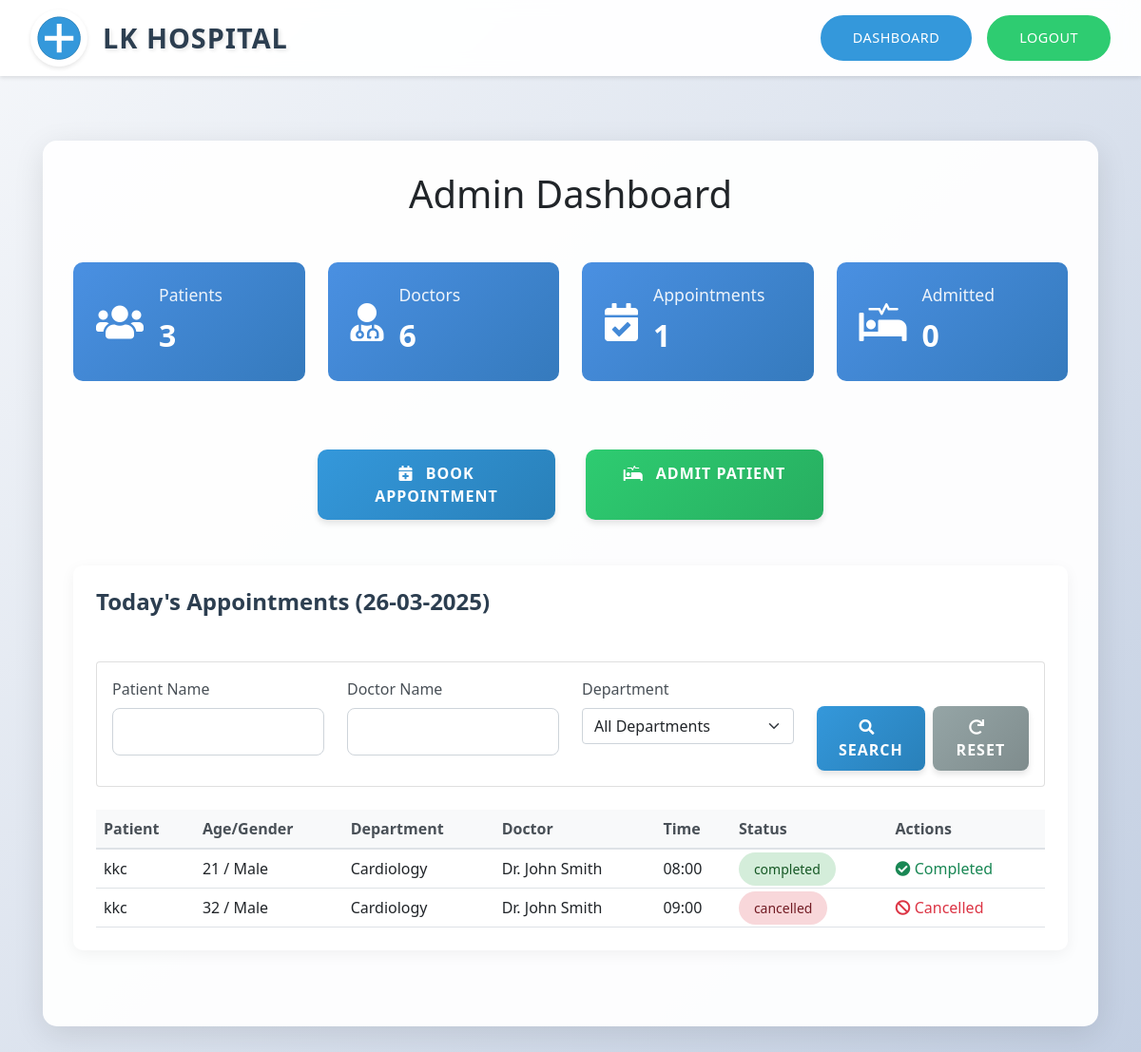
Page /admin/dashboard (signed in) on the committed database.
### app.py (models this page shows)
class Appointment(db.Model):
    id = db.Column(db.Integer, primary_key=True)
    patient_id = db.Column(db.Integer, db.ForeignKey('patient.id'), nullable=False)
    doctor_id = db.Column(db.Integer, db.ForeignKey('doctor.id'), nullable=False)
    date_specific_slot_id = db.Column(db.Integer, db.ForeignKey('date_specific_slot.id'), nullable=False)
    date = db.Column(db.Date, nullable=False)
    time = db.Column(db.String(5), nullable=False)
    status = db.Column(db.String(20), default='pending')
    registered_by_admin = db.Column(db.Boolean, default=False)
    patient_name = db.Column(db.String(100))
    patient_email = db.Column(db.String(120))
    patient_age = db.Column(db.Integer)
    patient_gender = db.Column(db.String(10))
    department = db.Column(db.String(100))

class Doctor(db.Model):
    id = db.Column(db.Integer, primary_key=True)
    name = db.Column(db.String(100), nullable=False)
    specialization = db.Column(db.String(100), nullable=False)
    qualifications = db.Column(db.String(200), nullable=False)
    years_of_experience = db.Column(db.Integer, nullable=False)
    appointments = db.relationship('Appointment', backref='doctor', lazy=True)
    date_slots = db.relationship('DateSpecificSlot', backref='doctor', lazy=True)
    admitted_patients = db.relationship('AdmittedPatient', backref='doctor', lazy=True)

### app.py (the view, shortened to what this page needs)
@app.route('/admin/dashboard')
@login_required
def admin_dashboard():
    if not current_user.is_admin:
        flash('Access denied. Admin privileges required.', 'danger')
        return redirect(url_for('dashboard'))
    patients = Patient.query.filter_by(is_admin=False).all()
    today = datetime.now().date()
    now = datetime.now()
    patient_name = request.args.get('patient_name', '')
    doctor_name = request.args.get('doctor_name', '')
    department = request.args.get('department', '')
    appointments_query = Appointment.query.filter(Appointment.date == today)
    if doctor_name:
        appointments_query = appointments_query.filter(
            Appointment.doctor.has(Doctor.name.ilike(f'%{doctor_name}%'))
        )
    today_appointments = appointments_query.order_by(Appointment.time).all()
    today_appointments_count = Appointment.query.filter(Appointment.date == today).count()
    total_pending_count = Appointment.query.filter(Appointment.status != 'completed').count()
    admitted_count = AdmittedPatient.query.filter_by(status='admitted').count()
    doctors_query = Doctor.query
    if doctor_name:
        doctors_query = doctors_query.filter(Doctor.name.ilike(f'%{doctor_name}%'))
    if department:
        doctors_query = doctors_query.filter(Doctor.specialization == department)
    doctors = doctors_query.all()
    all_specializations = [doc.specialization for doc in Doctor.query.with_entities(Doctor.specialization).distinct()]
    return render_template('admin_dashboard.html',
                         patients=patients,
                         doctors=doctors,
                         today_appointments=today_appointments,
                         today_appointments_count=today_appointments_count,
                         total_pending_count=total_pending_count,
                         admitted_count=admitted_count,
                         specializations=all_specializations,
                         now=now)

### templates/admin_dashboard.html (shortened to what this page needs)
{% extends "base.html" %}
{% block content %}
<header class="header">
    <div class="hospital-logo">
        <img src="{{ url_for('static', filename='images/hospital-logo.png') }}" alt="LK Hospital Logo">
        <span class="hospital-name">LK Hospital</span>
    </div>
    <div class="nav-buttons">
        <a href="{{ url_for('admin_dashboard') }}" class="nav-button login-btn active">Dashboard</a>
        <a href="{{ url_for('logout') }}" class="nav-button register-btn">Logout</a>
    </div>
</header>
<main class="container mt-5">
    <div class="admin-dashboard">
        <h1 class="text-center mb-5">Admin Dashboard</h1>
        <div class="row g-4 mb-5">
            <div class="col-md-3">
                <a href="{{ url_for('view_all_patients') }}" class="text-decoration-none">
                    <div class="stat-card">
                        <div class="stat-icon">
                            <i class="fas fa-users"></i>
                        </div>
                        <div class="stat-content">
                            <h3>Patients</h3>
                            <p class="stat-number">{{ patients|length }}</p>
                        </div>
                    </div>
                </a>
            </div>
            <div class="col-md-3">
                <a href="{{ url_for('view_all_doctors') }}" class="text-decoration-none">
                    <div class="stat-card">
                        <div class="stat-icon">
                            <i class="fas fa-user-md"></i>
                        </div>
                        <div class="stat-content">
                            <h3>Doctors</h3>
                            <p class="stat-number">{{ doctors|length }}</p>
                        </div>
                    </div>
                </a>
            </div>
            <div class="col-md-3">
                <a href="{{ url_for('view_all_pending') }}" class="text-decoration-none">
                    <div class="stat-card">
                        <div class="stat-icon">
                            <i class="fas fa-calendar-check"></i>
                        </div>
                        <div class="stat-content">
                            <h3>Appointments</h3>
                            <p class="stat-number">{{ total_pending_count }}</p>
                        </div>
                    </div>
                </a>
            </div>
            <div class="col-md-3">
                <a href="{{ url_for('view_admitted_patients') }}" class="text-decoration-none">
                    <div class="stat-card">
                        <div class="stat-icon">
                            <i class="fas fa-procedures"></i>
                        </div>
                        <div class="stat-content">
                            <h3>Admitted</h3>
                            <p class="stat-number">{{ admitted_count }}</p>
                        </div>
                    </div>
                </a>
            </div>
        </div>
        <div class="row mb-4">
            <div class="col-12">
                <div class="dashboard-actions d-flex justify-content-center">
                    <a href="{{ url_for('admin_book_appointment') }}" class="btn btn-primary btn-lg mx-2" style="width: 250px;">
                        <i class="fas fa-calendar-plus"></i> Book Appointment
                    </a>
                    <a href="{{ url_for('admit_patient') }}" class="btn btn-success btn-lg mx-2" style="width: 250px;">
                        <i class="fas fa-procedures"></i> Admit Patient
                    </a>
                </div>
            </div>
        </div>
        <div class="dashboard-section mb-5">
            <div class="d-flex justify-content-between align-items-center mb-4">
                <h2 class="section-title">Today's Appointments ({{ now.strftime('%d-%m-%Y') }})</h2>
            </div>
            <div class="card mb-4">
                <div class="card-body">
                    <form action="{{ url_for('admin_dashboard') }}" method="GET" class="row search-form">
                        <div class="col-md-3 mb-3">
                            <label for="patient_name" class="form-label">Patient Name</label>
                            <input type="text" class="form-control" id="patient_name" name="patient_name" value="{{ request.args.get('patient_name', '') }}">
                        </div>
                        <div class="col-md-3 mb-3">
                            <label for="doctor_name" class="form-label">Doctor Name</label>
                            <input type="text" class="form-control" id="doctor_name" name="doctor_name" value="{{ request.args.get('doctor_name', '') }}">
                        </div>
                        <div class="col-md-3 mb-3">
                            <label for="department" class="form-label">Department</label>
                            <select class="form-select" id="department" name="department">
                                <option value="">All Departments</option>
                            </select>
                        </div>
                        <div class="col-md-3 d-flex align-items-end">
                            <button type="submit" class="btn btn-primary me-2">
                                <i class="fas fa-search"></i> Search
                            </button>
                            <a href="{{ url_for('admin_dashboard') }}" class="btn btn-secondary">
                                <i class="fas fa-redo"></i> Reset
                            </a>
                        </div>
                    </form>
                </div>
            </div>
            <div class="table-responsive">
                <table class="table table-hover">
                    <thead>
                        <tr>
                            <th>Patient</th>
                            <th>Age/Gender</th>
                            <th>Department</th>
                            <th>Doctor</th>
                            <th>Time</th>
                            <th>Status</th>
                            <th>Actions</th>
                        </tr>
                    </thead>
                    <tbody>
                        {% if today_appointments %}
                            {% for appointment in today_appointments %}
                            <tr>
                                <td>
                                    {% if appointment.patient_name %}
                                        {{ appointment.patient_name }}
                                    {% else %}
                                        {{ appointment.patient.username }}
                                    {% endif %}
                                </td>
                                <td>
                                    {% if appointment.patient_age and appointment.patient_gender %}
                                        {{ appointment.patient_age }} / {{ appointment.patient_gender }}
                                    {% else %}
                                        N/A
                                    {% endif %}
                                </td>
                                <td>
                                    {% if appointment.department %}
                                        {{ appointment.department }}
                                    {% else %}
                                        {{ appointment.doctor.specialization }}
                                    {% endif %}
                                </td>
                                <td>{{ appointment.doctor.name }}</td>
                                <td>{{ appointment.time }}</td>
                                <td><span class="status-badge {{ appointment.status }}">{{ appointment.status }}</span></td>
                                <td class="table-actions">
                                    {% if appointment.status == 'pending' %}
                                    <button
                                        class="btn btn-success btn-sm"
                                        onclick="updateStatus('{{ appointment.id }}', 'completed')"
                                    >
                                        <i class="fas fa-check"></i> Complete
                                    </button>
                                    <button
                                        class="btn btn-danger btn-sm"
                                        onclick="updateStatus('{{ appointment.id }}', 'cancelled')"
                                    >
                                        <i class="fas fa-times"></i> Cancel
                                    </button>
                                    {% elif appointment.status == 'completed' %}
                                    <span class="text-success"><i class="fas fa-check-circle"></i> Completed</span>
                                    {% elif appointment.status == 'cancelled' %}
                                    <span class="text-danger"><i class="fas fa-ban"></i> Cancelled</span>
                                    {% endif %}
                                </td>
                            </tr>
                            {% endfor %}
                        {% endif %}
                    </tbody>
                </table>
            </div>
        </div>
    </div>
</main>
{% endblock %}

### templates/base.html (shortened to what this page needs)
<!DOCTYPE html>
<html lang="en">
<head>
    <link href="https://cdn.jsdelivr.net/npm/bootstrap@5.1.3/dist/css/bootstrap.min.css" rel="stylesheet">
    <link rel="stylesheet" href="https://cdnjs.cloudflare.com/ajax/libs/font-awesome/5.15.4/css/all.min.css">
    <link rel="stylesheet" href="{{ url_for('static', filename='css/custom.css') }}">
    <link rel="stylesheet" href="{{ url_for('static', filename='css/button-styles.css') }}">
</head>
<body>
    {% block content %}{% endblock %}
</body>
</html>

### rows in the picture
Appointment: patient_name "kkc", patient_age "21", patient_gender "Male", department "Cardiology", doctor.name "Dr. John Smith", time "08:00", status "completed", shows "Completed"
Appointment: patient_name "kkc", patient_age "32", patient_gender "Male", department "Cardiology", doctor.name "Dr. John Smith", time "09:00", status "cancelled", shows "Cancelled"

### other values in the picture
{{ patients|length }} "3"
{{ doctors|length }} "6"
{{ total_pending_count }} "1"
{{ admitted_count }} "0"
